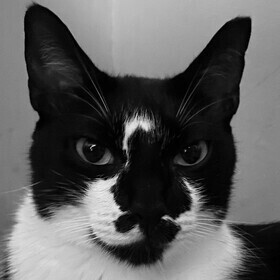
//> input picture 2capitulo/colormap/teozin.jpg, 280 x 280 px
$ ./colormap ../teozin.jpg   (built with g++ and OpenCV 4)
//> lines starting //> are read from the running program, lines starting //| are printed output that depends on the picture
#include <opencv2/opencv.hpp>

int main(int argc, const char *argv[]){
  cv::Mat image, imagecolor;

  image = imread(argv[1], cv::IMREAD_GRAYSCALE);
//> image is the input picture: 280 rows x 280 cols, CV_8UC1; min 0, max 238, mean 91.3
  if(!image.data){
    std::cout << "nao abriu a imagem" << std::endl;
  }

  cv::applyColorMap(image, imagecolor, cv::COLORMAP_JET);
  cv::imshow("colormap_jet", imagecolor);

  cv::applyColorMap(image, imagecolor, cv::COLORMAP_HOT);
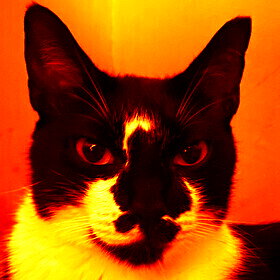
//> imagecolor: 280 rows x 280 cols, CV_8UC3; mean B, G, R 1.3, 70.8, 156.7
  cv::imshow("colormap_hot", imagecolor);

  cv::applyColorMap(image, imagecolor, cv::COLORMAP_COOL);
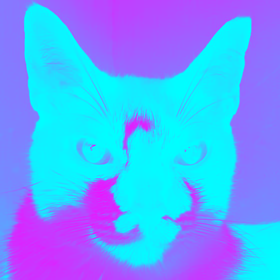
//> imagecolor: 280 rows x 280 cols, CV_8UC3; mean B, G, R 255, 163.7, 91.3
  cv::imshow("colormap_cool", imagecolor);

  cv::applyColorMap(image, imagecolor, cv::COLORMAP_PARULA);
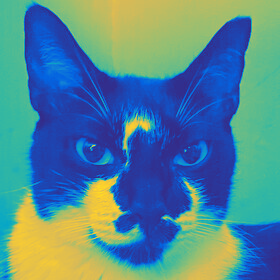
//> imagecolor: 280 rows x 280 cols, CV_8UC3; mean B, G, R 149.1, 133.6, 82.8
  cv::imshow("colormap_parula", imagecolor);

  cv::applyColorMap(image, imagecolor, cv::COLORMAP_OCEAN);
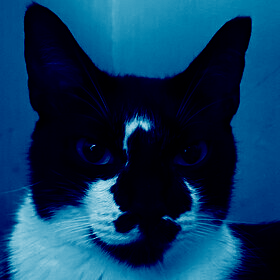
//> imagecolor: 280 rows x 280 cols, CV_8UC3; mean B, G, R 91.3, 56.2, 10.6
  cv::imshow("colormap_ocean", imagecolor);

  cv::applyColorMap(image, imagecolor, cv::COLORMAP_RAINBOW);
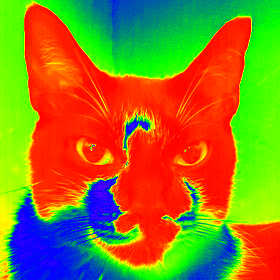
//> imagecolor: 280 rows x 280 cols, CV_8UC3; mean B, G, R 34.7, 122, 149.1
  cv::imshow("colormap_rainbow", imagecolor);

   // Cria as LUTs separadas para cada canal
    cv::Mat M1(1, 256, CV_8UC1); // Canal B
    cv::Mat M2(1, 256, CV_8UC1); // Canal G
    cv::Mat M3(1, 256, CV_8UC1); // Canal R

    for (int i = 0; i < 256; i++) {
        M1.at<uchar>(0, i) = i;         // Azul crescente
        M2.at<uchar>(0, i) = 255 - i;   // Verde decrescente
        M3.at<uchar>(0, i) = 0;         // Vermelho zero
    }

    // Aplicar LUT separadamente
    cv::Mat r1, r2, r3;
    cv::LUT(image, M1, r1);  // Canal B
    cv::LUT(image, M2, r2);  // Canal G
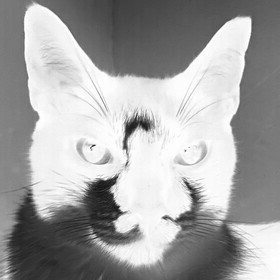
//> r2: 280 rows x 280 cols, CV_8UC1; min 17, max 255, mean 163.7
    cv::LUT(image, M3, r3);  // Canal R
//> r3: 280 rows x 280 cols, CV_8UC1; every value is 0
    // mapeia a imagem original para cada canal
    // Juntar os 3 canais na ordem BGR
    std::vector<cv::Mat> channels;
    channels.push_back(r1); // B
    channels.push_back(r2); // G
    channels.push_back(r3); // R
// junta os canais em uma imagem colorida
    cv::merge(channels, imagecolor); // agora imagecolor é colorida
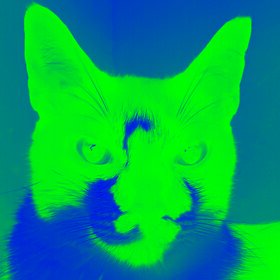
//> imagecolor: 280 rows x 280 cols, CV_8UC3; mean B, G, R 91.3, 163.7, 0

    // Mostrar imagem final
    cv::imshow("LUT personalizada", imagecolor);


  cv::waitKey(0);
  return 0;
}

// ./colormap ../teozin.jpg
